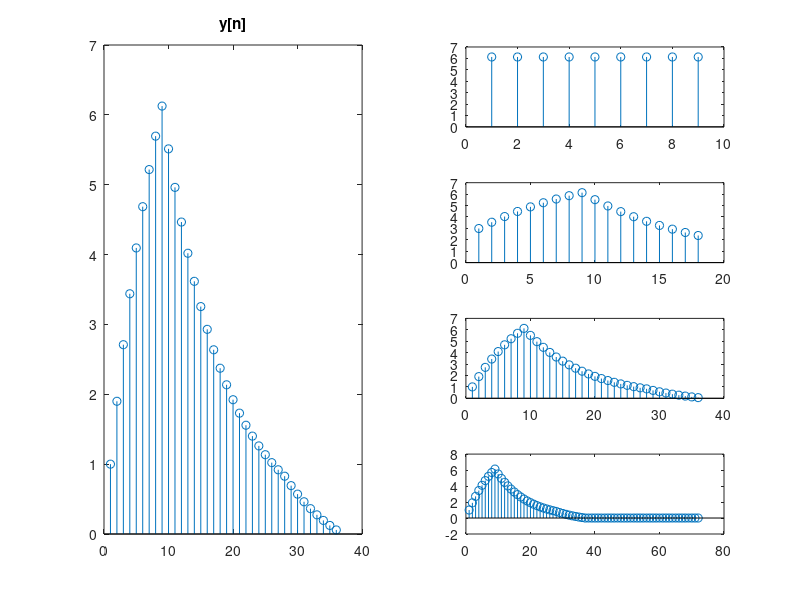

Recreate this plot in MATLAB.
%Fra opg1:%
Nx = 28;
n= 0:(Nx-1);
x=0.9.^n;



Nh = 9;
n= 0:(Nh-1);
h = ones(1, length(n));
%subplot(3,2,1);
%stem(n, h);
%title('h[n]');

y=conv(x,h);
subplot(1,2,1);
stem(y);
title('y[n]');

Ny=Nx+Nh-1;

X1 = fft(x, Ny/4);
H1 = fft(h,Ny/4);
Y1= X1.*H1;
y1= ifft(Y1, Ny/4);
subplot(4,2,2);
stem(y1);

X2 = fft(x, Ny/2);
H2 = fft(h,Ny/2);
Y2= X2.*H2;
y2= ifft(Y2, Ny/2);
subplot(4,2,4);
stem(y2);

X3 = fft(x, Ny);
H3 = fft(h,Ny);
Y3= X3.*H3;
y3= ifft(Y3, Ny);
subplot(4,2,6);
stem(y3);

X4 = fft(x, 2*Ny);
H4 = fft(h,2*Ny);
Y4= X4.*H4;
y4= ifft(Y4, 2*Ny);
subplot(4,2,8);
stem(y4);